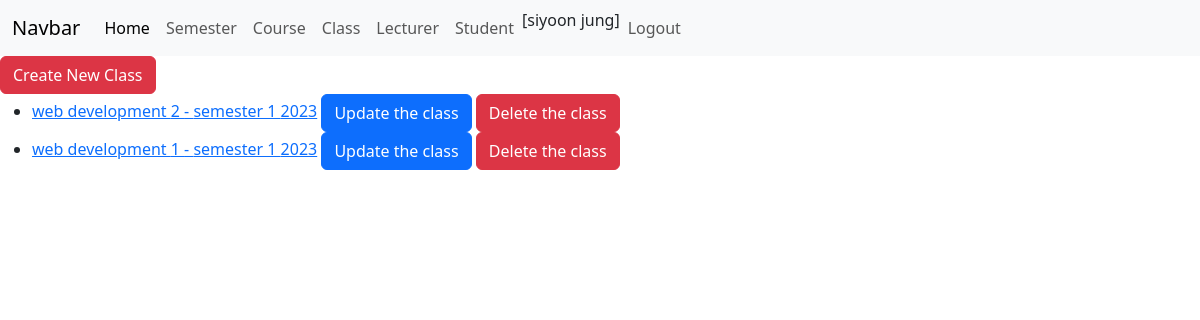
Screenshot of /classes (signed in) with the database file from the repository.
### attendance/models.py (models this page shows, shortened)
class Class(models.Model):
    number = models.CharField(max_length=255)
    course = models.ForeignKey(Course, on_delete=models.CASCADE, related_name='classes')
    enrollments = models.ManyToManyField(Enrollment, null=True, blank=True)
    lecturer = models.ForeignKey(Lecturer, null=True, blank=True, on_delete=models.CASCADE)

class Course(models.Model):
    semester = models.ForeignKey(Semester, on_delete=models.CASCADE, related_name='courses')
    code = models.CharField(max_length=255)
    name = models.CharField(max_length=255)

class Semester(models.Model):
    semester = models.CharField(max_length=255)
    year = models.CharField(max_length=255)

### attendance/views.py (the view)
# urls.py: path("classes", list_classes, name="classes"),
def list_classes(request):
    data = Class.objects.all()
    content = {'classes': data}
    return render(request, "list_classes.html", content)

### attendance/templates/list_classes.html (shortened to what this page needs)
{%  extends "base.html" %}
{%  block content %}
    {% if user.is_authenticated and user.is_staff %}
    <a href="{% url 'create_class' %}" class="btn btn-danger">Create New Class</a>
    <ul>
    {% for class in classes %}
        <li>
            <a href="{% url 'detail_class' id=class.id %}">{{ class.course.name }} {{ class.number }} - {{ class.course.semester.semester }} {{ class.course.semester.year }}</a>
            <a href="{% url 'update_class_view' id=class.id %}" class="btn btn-primary">Update the class</a>
            <a href="{% url 'delete_class_view' id=class.id %}" class="btn btn-danger">Delete the class</a>
        </li>
    {% endfor %}
    </ul>
    {% endif %}
{%  endblock %}

### attendance/templates/base.html (shortened to what this page needs)
<!DOCTYPE html>
<html lang="en">
<head>
<link href="https://cdn.jsdelivr.net/npm/bootstrap@5.3.1/dist/css/bootstrap.min.css" rel="stylesheet">
</head>
<body>
<nav class="navbar navbar-expand-lg bg-body-tertiary">
  <div class="container-fluid">
    <a class="navbar-brand" href="#">Navbar</a>
    <div class="collapse navbar-collapse" id="navbarSupportedContent">
      <ul class="navbar-nav me-auto mb-2 mb-lg-0">
        <li class="nav-item">
          <a class="nav-link active" aria-current="page" href="{% url 'home' %}">Home</a>
        </li>
      {% if user.is_authenticated and user.is_staff %}
        <li class="nav-item">
          <a class="nav-link" href="{% url 'semesters' %}">Semester</a>
        </li>
        <li class="nav-item">
          <a class="nav-link" href="{% url 'courses' %}">Course</a>
        </li>
        <li class="nav-item">
          <a class="nav-link" href="{% url 'classes' %}">Class</a>
        </li>
        <li class="nav-item">
          <a class="nav-link" href="{% url 'lecturers' %}">Lecturer</a>
        </li>
        <li class="nav-item">
          <a class="nav-link" href="{% url 'students' %}">Student</a>
        </li>
      {% endif %}
       <li class="nav-item">
           {% if user.is_authenticated %}
               <li class="nav-item">[{{ user.first_name }} {{ user.last_name }}]</li>
               <li class="nav-item"><a class="nav-link" aria-disabled="true" href="{% url 'logout' %}">Logout</a></li>
           {% endif %}
       </li>
      </ul>
    </div>
  </div>
</nav>
{% block content %}
{% endblock %}
</body>
</html>

### rows the page displays
Class: course.name "web development", number "2", course.semester.semester "semester 1", course.semester.year "2023"
Class: course.name "web development", number "1", course.semester.semester "semester 1", course.semester.year "2023"

### other values shown
{{ user.first_name }} "siyoon"
{{ user.last_name }} "jung"
